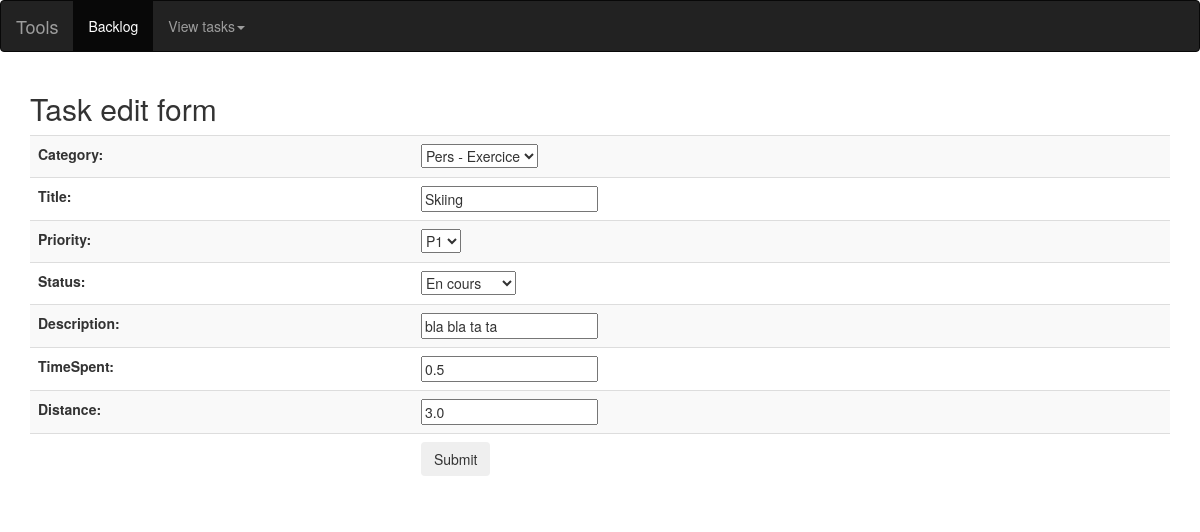
Page /todo/taskedit/12 on the earlier database version.
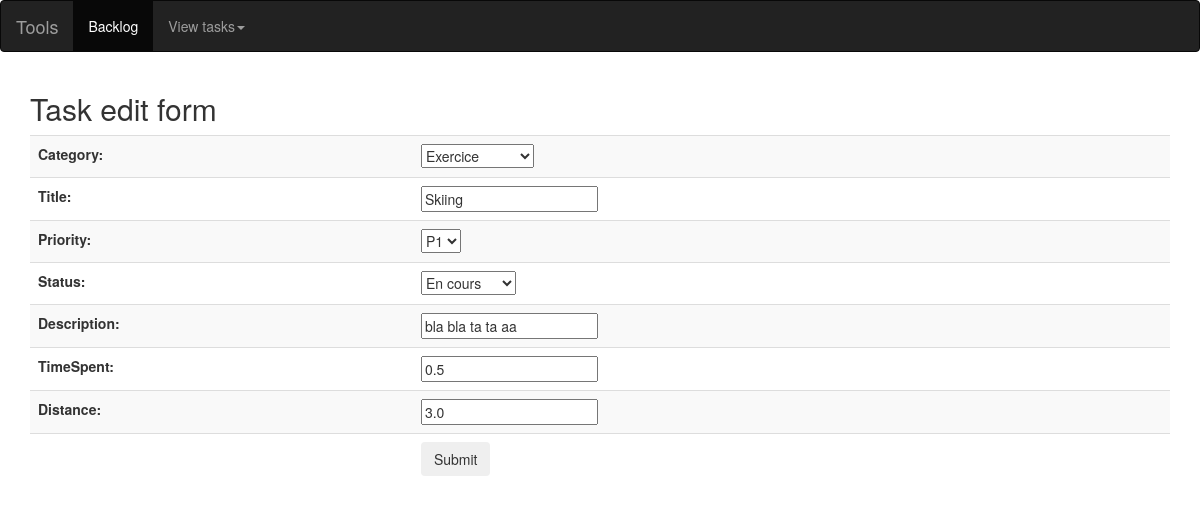
Same page on the later database version.
### todo/models.py (models this page shows, shortened)
class Todo(models.Model):
    priorityChoices = (
        ('1', 'P1'),
        ('2', 'P2'),
        ('3', 'P3'),
    )
    statusChoices = (
        ('ND', 'Non débuté'),
        ('EC', 'En cours'),
        ('T', 'Terminé'),
    )
    category = models.ForeignKey(Type, on_delete=models.SET_NULL, null=True)
    title = models.CharField(max_length=100)
    dateCreated = models.DateField(auto_now_add=True,null=True, blank=True)
    priority = models.CharField(max_length=3, choices=priorityChoices, default='1')
    status = models.CharField(max_length=10,choices=statusChoices,default='ND')
    description = models.CharField(max_length=100,default='',null=True,blank=True)
    timeSpent = models.FloatField(null=True,blank=True,default=None)
    distance = models.FloatField(null=True,blank=True,default=None)
    upDate = models.DateField(null=True,blank=True)
    def __init__(self, *args, **kwargs):
        super(Todo, self).__init__(*args, **kwargs)

### todo/views.py (the view)
# urls.py: path('todo/taskedit/', views.taskedit, name='taskedit'),
def taskedit(request,test=None):
    submitted = False
    if test != None:
        task = get_object_or_404(Todo, id=test)
    else:
        task = None
    if request.method == 'POST':
        form = TodoForm(request.POST, instance=task)
        if form.is_valid():
            form.save()
            return redirect('list')
    else:
        form = TodoForm(instance=task)
    if 'submitted' in request.GET:
        submitted = True
    result = str(test)
    return render(request, 'todo/taskedit.html',{'form': form, 'page_list': Todo.objects.all(),'submitted': submitted,'result':result})

### todo/forms.py
class TodoForm(ModelForm):
    class Meta:
        model = Todo
        fields = ['category', 'title', 'priority', 'status', 'description', 'timeSpent', 'distance']

### todo/models.py (called while the page is built)
    def __str__(self):
        return self.name

### todo/templates/todo/taskedit.html (shortened to what this page needs)
{% extends "basetodo.html" %}
{% block content %}
    <div class="container">
    <h2>Task edit form</h2>
    {% if submitted %}
        <p class="success">Your task was updated.</p>
    {% else %}
        <form action="" method="post" novalidate>
            <table class="table table-striped">
                {{ form.as_table }}
                <tr>
                    <td>&nbsp;</td>
                <td><input type="submit" class="btn btn-dark" value="Submit"></td>
                </tr>
            </table>
        </form>
    {% endif %}
    </div>
{% endblock content %}

Differences in the rows shown:
changed Todo "Skiing": category "Pers - Exercice" → "Exercice"; description "bla bla ta ta" → "bla bla ta ta aa"
